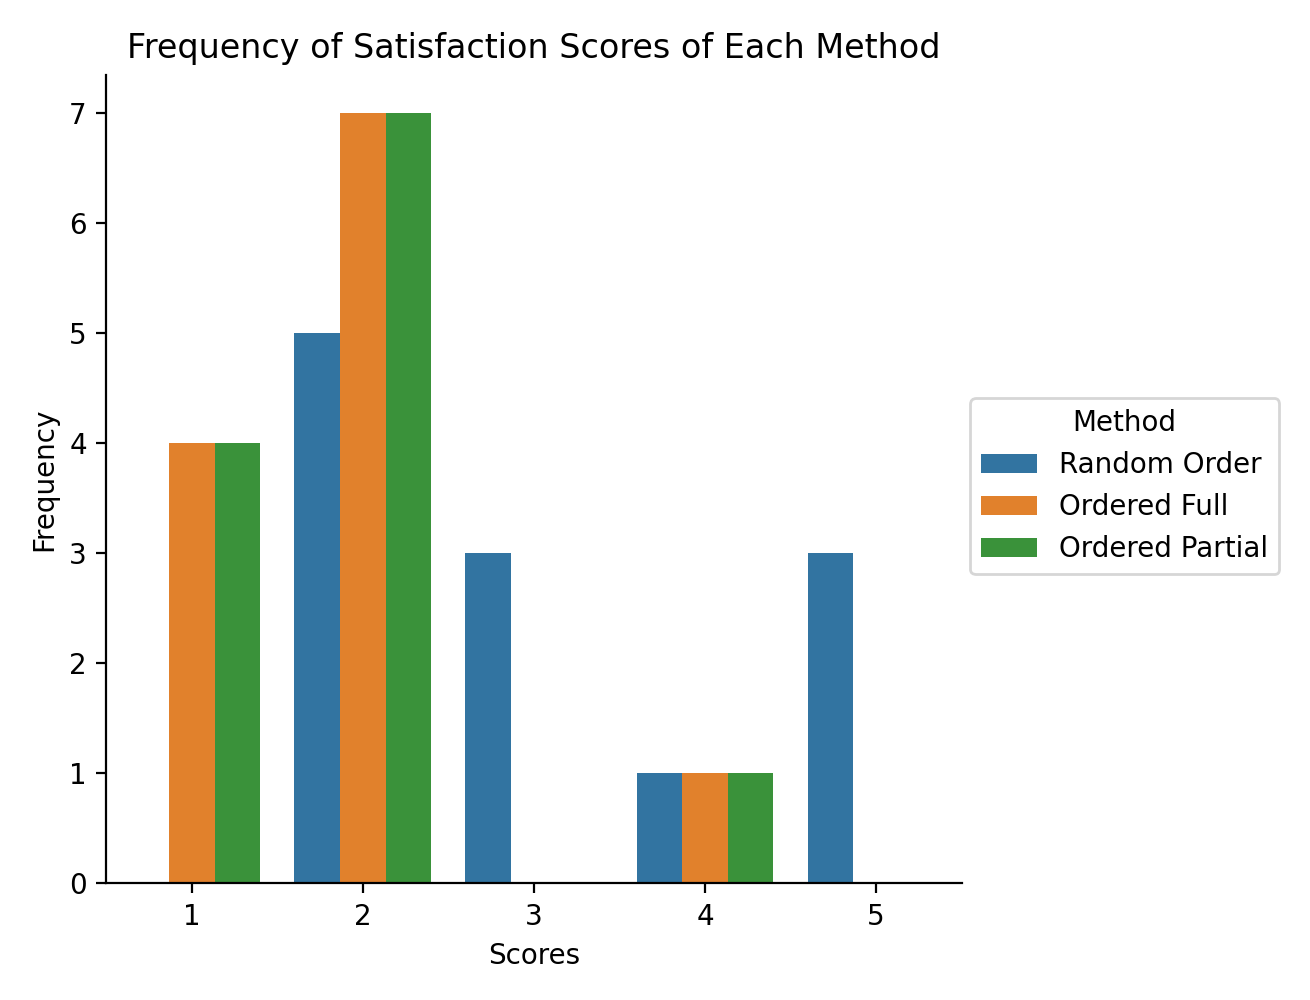

The script that saved this image:
import pandas as pd
import matplotlib.pyplot as plt
import seaborn as sns

df = pd.read_csv('./data/likert_data2.csv')

ax = sns.catplot(x='Score', hue='Method', data=df, kind="count").set(xlabel='Scores', ylabel='Frequency', title='Frequency of Satisfaction Scores of Each Method')
ax._legend.remove()
plt.legend(bbox_to_anchor=(1.01, 0.6), borderaxespad=0, title='Method')
plt.tight_layout()
plt.savefig('histogram.png', dpi=200)
plt.show()
